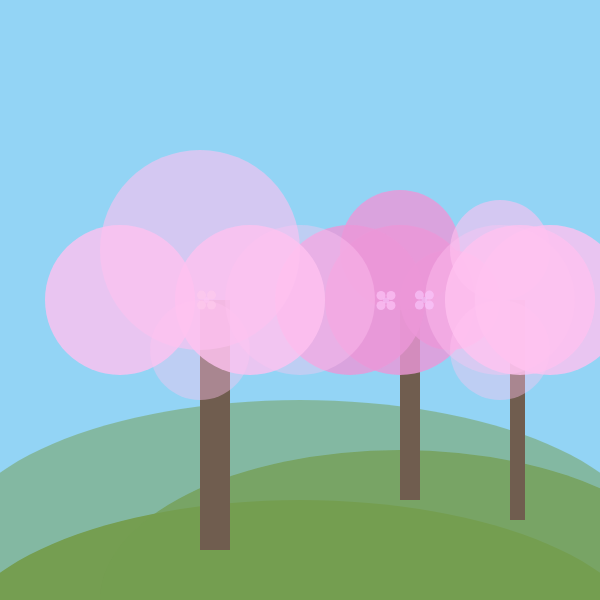
Frame 1 (no input)
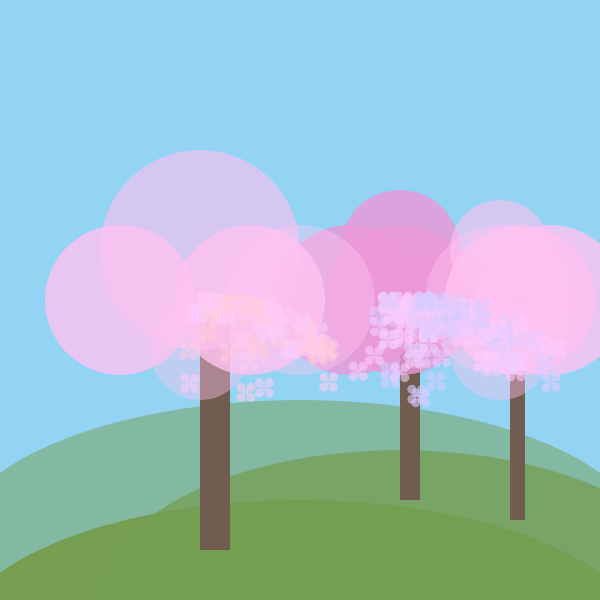
Frame 60 (no input)
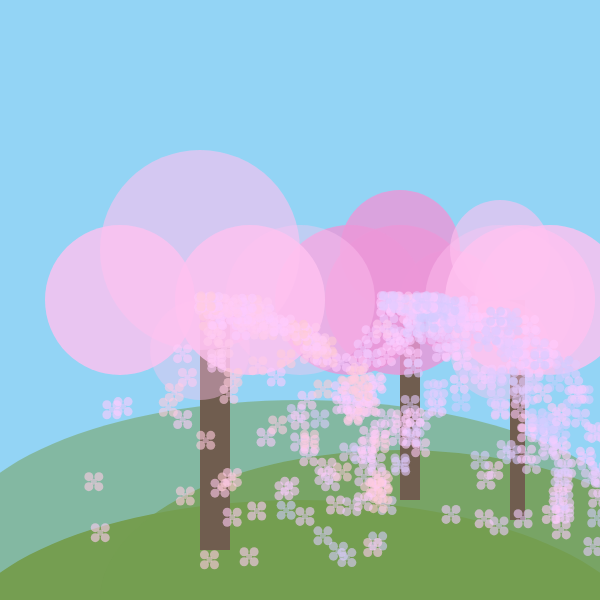
Frame 120 (the mouse pressed at the canvas centre since frame 60)

The p5.js sketch that drew these frames (run headless with seeded random() and noise() and a simulated clock; from frame 60 on, the mouse is pressed at the canvas centre):

// p5.js sketch
// ── sketch.js
let pSystems = [];
let numSystems = 3;
let wind;


function setup() {
    createCanvas(600, 600);
    colorMode(HSB);

	wind = createVector(-0.1, .1);
	//upGravity = createVector(0, -0.1);
	//downGravity = createVector(0, 0.1);


    for (let i = 0; i < numSystems; i++) {
		pSystems.push(new ParticleSystem(random(100, width - 100, height)));

    }
}

function draw() {
    background(200, 40 ,96);

    noStroke();
	fill(92, 49, 62, 0.5);
	ellipse(300, 550, width + 100, 300)
	fill(92, 49, 62);
	ellipse(300, 650, width + 100, 300)
	fill(92, 49, 62, 0.75);
	ellipse(400, 600, width, 300)
    //rect(0, 450, width, 300);

	fill(26, 30, 44);
	rect(400, 300, 20, 200);
	rect(200, 300, 30, 250);
	rect(510, 300, 15, 220);

	// tree 1
	fill(314, 36, 93, 0.8);
	circle(400, 300, 150);
	circle(450, 300, 100);
	circle(400, 250, 120);
	circle(350, 300, 150);

	// tree 2
	fill(314, 24, 100, 0.6);
	circle(200, 250, 200);
	fill(314, 24, 100, 0.8);
	circle(250, 300, 150);
	circle(120, 300, 150);
	fill(314, 24, 100, 0.4);
	circle(200, 350, 100);
	circle(300, 300, 150);

	//tree 3
	fill(314, 24, 100, 0.6);
	circle(500, 250, 100);
	fill(314, 24, 100, 0.8);
	circle(550, 300, 150);
	circle(520, 300, 150);
	fill(314, 24, 100, 0.4);
	circle(500, 350, 100);
	circle(500, 300, 150);



    for (let pSys of pSystems) {
        pSys.update();
    }
}

// ── particle.js
class Particle {
    constructor(x, y, h) {
        this.pos = createVector(x, y);
        this.vel = createVector(random(0, 5), random(0, 1));
        this.acc = createVector(0, 0);

        this.hue = ((h + random(300, 360)) % 360);
        //console.log(this.hue);

        this.mass = 4;

        this.radius = 1 + sqrt(this.mass);

        this.lifetime = random(100, 200);
    }

    addForce(force) {
        let forceWithMass = p5.Vector.div(force, this.mass);
        this.acc.add(forceWithMass);
    }

    update() {
        this.lifetime--;
        if (this.lifetime < 0) {
            this.destroy = true;
        }

        this.addForce(wind);
        //this.addForce(upGravity);
        //this.addForce(downGravity);

        this.vel.add(this.acc);
        this.vel.limit(3);
        this.pos.add(this.vel);

        this.acc.mult(0);

    }

    show() {
        push();

        translate(this.pos.x, this.pos.y+200);
        noStroke();
        fill(this.hue, 20, 100, 0.5);
        //console.log(this.hue);
        ellipse(0, 0, this.radius * 2);
        fill(this.hue + 10, 20, 100, 0.6);
        ellipse(5, 5, this.radius * 3);
        ellipse(-5, 5, this.radius * 3);
        ellipse(5, -5, this.radius * 3);
        ellipse(-5, -5, this.radius * 3);
        pop();
    }
}
// ── particleSystem.js
class ParticleSystem {
    constructor(x, y) {
        this.pos = createVector(x, y);
        this.particles = [];

        this.active = true;

        this.radius = random(10, 20);
        this.speed = random(-1, -2);
        this.hue = random(280, 360);

    }

    update() {
        if (this.active) {
            this.particles.push(new Particle(this.pos.x, this.pos.y+100, this.hue));
        }


        for (let particle of this.particles) {
            particle.update();
            particle.show();
        }

        for (let i = this.particles.length - 1; i >= 0; i--) {
            if (this.particles[i].destroy) {
                this.particles.splice(i, 1);
            }
        }

    }
}
